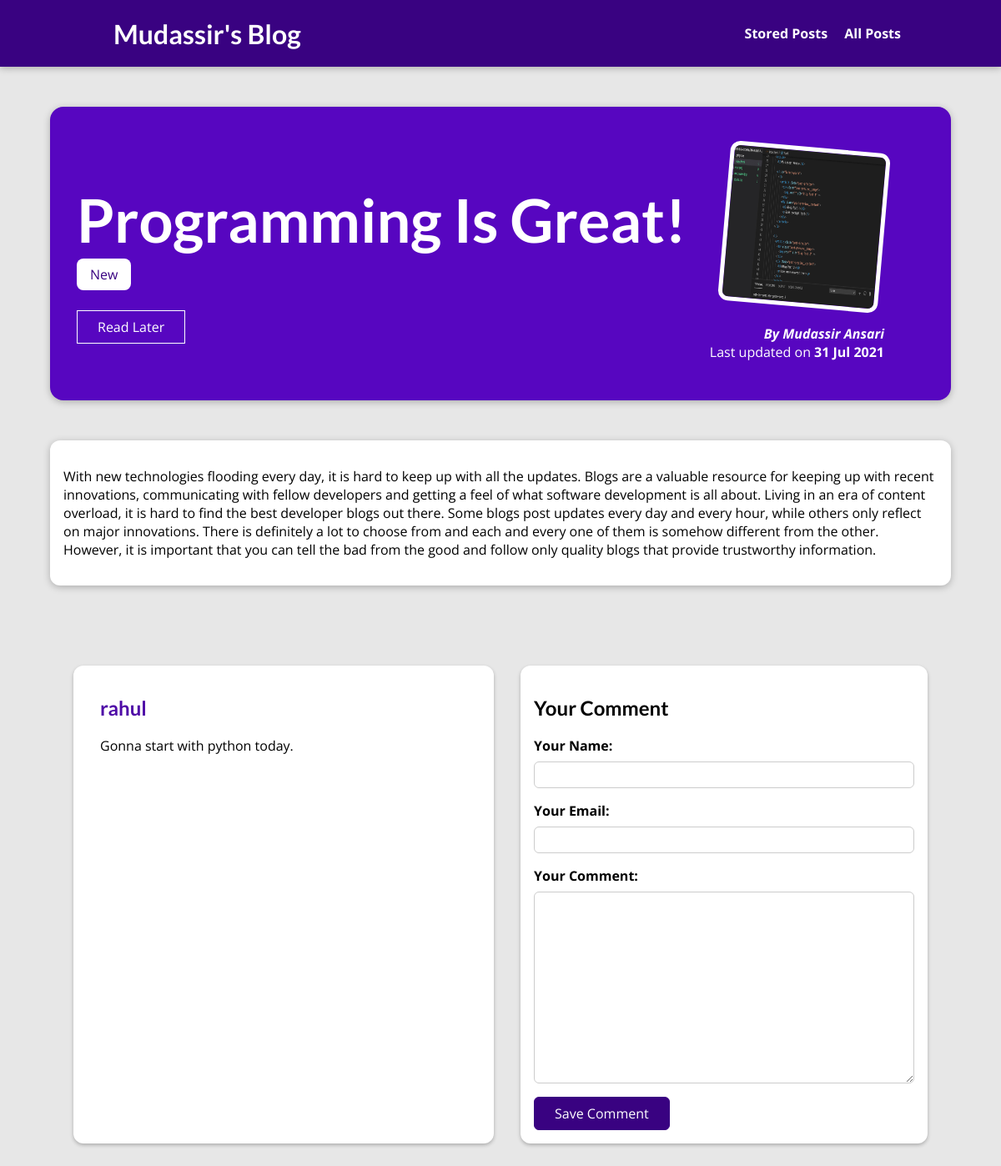
Page /posts/programming-is-fun on the committed database.
### blog/models.py (models this page shows, shortened)
class Post(models.Model):
    title = models.CharField(max_length=100)
    excerpt = models.CharField(max_length=200)
    image = models.ImageField(upload_to = "posts", null=True)
    date = models.DateField(auto_now=True)
    slug = models.SlugField(unique=True ,default="", null=False, db_index=True)
    content = models.TextField(validators=[MinLengthValidator(20)])
    author = models.ForeignKey(Author, on_delete=models.SET_NULL, null=True, related_name="posts")
    tag = models.ManyToManyField(Tag)

class Tag(models.Model):
    caption = models.CharField(max_length=20)

class Author(models.Model):
    first_name = models.CharField(max_length=40)
    last_name = models.CharField(max_length=40)
    email = models.EmailField()
    def full_name(self):
        return f"{self.first_name} {self.last_name}"
    def __str__(self):
        return self.full_name()

class Comment(models.Model):
    user_name = models.CharField(max_length=120)
    user_email = models.EmailField(max_length=120)
    text = models.TextField(max_length=800)
    post = models.ForeignKey(Post, on_delete=models.CASCADE, related_name="comments")

### blog/views.py (the view, shortened to what this page needs)
# urls.py: path("posts/<slug:slug>", views.PostDetailView.as_view(), name="post_detail"),
class PostDetailView(View):
    def is_stored_post(self, request, post_id):
        stored_posts = request.session.get("stored_posts")
        if stored_posts is not None:
            is_saved_for_later = post_id in stored_posts
        else:
            is_saved_for_later = False
        return is_saved_for_later
    def get(self, request, slug):
        post = get_object_or_404(Post, slug=slug)
        context = {
            "post": post,
            "tags": post.tag.all(),
            "comment_form": CommentForm(),
            "comments": post.comments.all().order_by("-id"),
            "saved_for_later": self.is_stored_post(request, post.id)
        }
        return render(request, "blog/post_detail.html", context)

### blog/forms.py
class CommentForm(forms.ModelForm):
    class Meta:
        model = Comment
        exclude = ["post"]
        labels = {
            "user_name": "Your Name",
            "user_email": "Your Email",
            "text": "Your Comment"
        }

### blog/templates/blog/post_detail.html (shortened to what this page needs)
{% extends 'base.html' %}
{% load static %}
{% block cssfiles %}
<link rel="stylesheet" href="{% static 'blog/post-detail.css' %}">
{% endblock %}
{% block content %}
    <section id="summary">
        <h2>{{ post.title }}</h2>
        <div>
            {% for tag in tags %}
                <span class="tag">{{ tag.caption }}</span>
            {% endfor %}
        </div>
        <div id="read-later">
            <form action="{% url 'read_later' %}" method="POST">
                <button>
                    {% if saved_for_later %}
                    Remove from "Read Later" List
                    {% else %}
                    Read Later
                    {% endif %}
                </button>
            </form>
        </div>
        <article>
            <img src="{{ post.image.url }}" alt="{{ post.title }}">
            <address>By <a href="mailto:{{ post.author.email }}">{{ post.author }}</a></address>
            <div>
                Last updated on <time>{{ post.date|date:"d M Y" }}</time>
            </div>
        </article>
    </section>
    <main>
        {{ post.content|linebreaks }}
    </main>
    <div class="flex-container">
        <section id="comments">
            {% if comments %}
            <ul>
            {% for comment in comments %}
                <li>
                    <h2>{{ comment.user_name }}</h2>
                    <p>{{ comment.text|linebreaks }}</p>
                </li>
            {% endfor %}
            {% else %}
            <h2>There are no comments in this post</h2>
            {% endif %}
            </ul>
        </section>
        <section id="comment-form">
            <h2>Your Comment</h2>
            <form action="{% url 'post_detail' post.slug %}" method="POST">
                {% for form_field in comment_form %}
                <div class="form-control {% if form_field.errors %}invalid{% endif %}">
                    {{ form_field.label_tag }}
                    {{ form_field }}
                </div>
                {% endfor %}
                <button>Save Comment</button>
            </form>
        </section>
    </div>
{% endblock %}

### static/app.css (style rules this page uses)
* { box-sizing: border-box; }
html { font-family: 'Open Sans', 'Lato', sans-serif; }
body { margin: 0; }
h1, h2, h3 { font-family: 'Lato', sans-serif; font-weight: bold; }

### blog/static/blog/post-detail.css (style rules this page uses)
body { background-color: #e7e7e7; }
#summary { margin: 8rem auto 3rem auto; padding: 2rem; width: 90%; max-width: 90rem; border-radius: 16px; background-color: #5706c0; position: relative; box-shadow: 0 2px 8px rgba(0, 0, 0, 0.25); height: 22rem; }
#summary h2 { color: white; font-size: 4.5rem; margin-bottom: 0.75rem; }
#summary article { position: absolute; top: 2rem; right: 3rem; padding: 1rem 2rem; border-radius: 12px; text-align: right; color: white; }
#summary article img { width: 12rem; height: 12rem; border-radius: 12px; transform: rotateZ(5deg); border: 5px solid white; margin-bottom: 1rem; }
#summary address { font-weight: bold; }
#summary a { color: white; text-decoration: none; }
#summary time { font-weight: bold; }
main { width: 90%; max-width: 90rem; margin: 3rem auto; background-color: white; padding: 1rem; border-radius: 12px; box-shadow: 0 2px 8px rgba(0, 0, 0, 0.25); }
.tag { background: white; color: #390281; padding: 0.5rem 1rem; border-radius: 8px; }
.flex-container { display: flex; margin: 0 4.5rem; }
#comment-form { margin: 3rem 1rem; width: 90%; max-width: 40rem; border-radius: 12px; background-color: white; box-shadow: 0 2px 4px rgba(0, 0, 0, 0.25); padding: 1rem; }
#comment-form button { font: inherit; background-color: #390281; color: white; border: 1px solid #390281; padding: 0.5rem 1.5rem; border-radius: 6px; cursor: pointer; }
.form-control { margin-bottom: 1rem; }
.form-control label { font-weight: bold; margin-bottom: 0.5rem; display: block; }
.form-control input, .form-control textarea { display: block; width: 100%; font: inherit; padding: 0.25rem; border-radius: 6px; border: 1px solid #ccc; }
#comments { margin: 3rem 1rem; width: 90%; max-width: 60rem; border-radius: 12px; background-color: white; box-shadow: 0 2px 4px rgba(0, 0, 0, 0.25); padding: 1rem 2rem; }
#comments ul { list-style-type: none; margin: 0; padding: 0; }
#comments li { margin-bottom: 1rem; border-bottom: 2px solid #ccc; }
#comments li:last-of-type { border-bottom: none; }
#comments h2 { color: #4f0ba7; }
#read-later { margin: 2rem 0; }
#read-later button { background-color: transparent; border: 1px solid white; padding: 0.5rem 1.5rem; cursor: pointer; font: inherit; color: white; }

### rows in the picture
Post: title "Programming Is Great!", image (picture), author "Mudassir Ansari", date "31 Jul 2021", content "With new technologies flooding every day, it is hard to keep up with all the updates. Blogs are a valuable resource for keeping up with recent innovations, communicating with fellow developers and getting a feel of what software development is all about. Living in an era of content overload, it is hard to find the best developer blogs out there. Some blogs post updates every day and every hour, while others only reflect on major innovations. There is definitely a lot to choose from and each and every one of them is somehow different from the other. However, it is important that you can tell the bad from the good and follow only quality blogs that provide trustworthy information."
Tag: caption "New"
Comment: user_name "rahul", text "Gonna start with python today."
